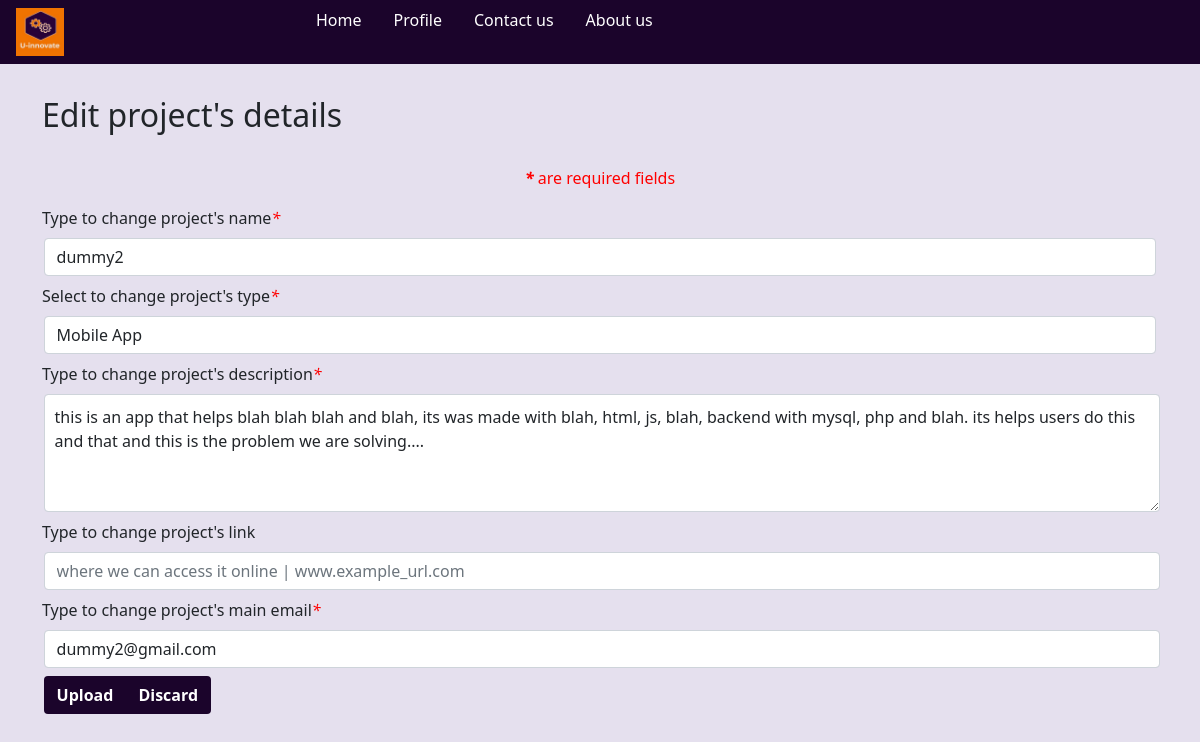
/app/edit_pro.php?project_id=19 (signed in), run on the app's committed database.
### tables this page shows
CREATE TABLE `Project` (
  `id` int(6) NOT NULL,
  `student_id` int(7) NOT NULL,
  `pro_name` varchar(50) NOT NULL,
  `type` varchar(50) NOT NULL,
  `pro_desc` text NOT NULL,
  `project_file` blob DEFAULT NULL,
  `project_email` varchar(100) NOT NULL,
  `pro_ext_link` varchar(100) DEFAULT NULL,
  `pro_reg_date` date NOT NULL DEFAULT current_timestamp()
);

### app/get_1_pro.php (called while the page is built, shortened)
<?php
  include("../config/connection.php");
  if( $_GET["project_id"]) {
    $pro_id = $_GET["project_id"];
    $query = "select * from Project where id=$pro_id;";
    $result = mysqli_query( $connObj, $query );
    if( mysqli_num_rows( $result ) == 1 ) {
      $project = mysqli_fetch_assoc( $result );
    }
    else { echo null; $project = null; }
  }
?>

### app/edit_pro.php (the view, shortened to what this page needs)
<?php
  include("./get_1_pro.php");
?>
<!doctype html>
<html lang="en">
  <head>
    <link rel="stylesheet" href="../css/bootstrap.min.css">
    <link rel="stylesheet" href="../css/style.css">
    <link rel="stylesheet" href="../css/head.css">
    <link rel="stylesheet" href="../css/pro_details.css">
    <link rel="stylesheet" href="../css/p_snippet.css">
  </head>
  <body>
    <header >
      <div class="container-fluid row" id="header" >
        <div class="col-md-3 col-sm-3 col-xs-3 bar" >
          <a href="./main.php" class="nav-link" >
            <img id="logo" src="../logo.png" alt="logo picture" />
          </a>
        </div>
        <div id="nav_large" class="col-md-9 col-sm-9 col-xs-9" >
          <ul class="nav" id="nav-link-bs"  >
            <li class="nav-item" >
              <a href="./main.php" class="nav-link" >Home</a>
            </li>
            <li class="nav-item" >
              <a href="./profile.php" class="nav-link" >Profile</a>
            </li>
            <li class="nav-item" >
              <a href="./contactus.php" class="nav-link" >Contact us</a>
            </li>
            <li class="nav-item" >
              <a href="./aboutus.php" class="nav-link" >About us</a>
            </li>
          </ul>
        </div>
      </div>
    </header>
    <div class="container" id="edit_project" >
      <h2 >Edit project's details</h2>
      <p class="error" >
        <i style="font-weight: bolder;" >*</i> are required fields
      </p>
      <form action="./edit_pro.php?project_id=<?php echo $project["id"]; ?>"  method="post" class="inline" enctype="multipart/form-data" >
        <label for="name" >Type to change project's name<i class="error" >*</i></label>
        <div class="form-group-inline" >
          <input class="form-control" type="text" value="<?php echo $project["pro_name"]; ?>" name="name" placeholder="Enter project name" required autofocus >
        </div>
        <label for="type" >Select to change project's type<i class="error" >*</i></label>
        <div class="form-group-inline">
          <select value="<?php echo $project["type"]; ?>" name="type" class="form-control" id="project_type" required>
            <option value="mobile app" >Mobile App</option>
          </select>
        </div>
        <label for="desc" >Type to change project's description<i class="error" >*</i></label>
        <div class="input-group" >
          <textarea class="form-control" name="desc" placeholder="Enter project description" style="padding: 10px;" rows="4" cols="30" required ><?php echo $project["pro_desc"]; ?></textarea>
        </div>
        <label for="ext_link" >Type to change project's link</label>
        <div class="input-group" >
          <input class="form-control" type="text" name="ext_link" placeholder="where we can access it online | www.example_url.com" value="<?php echo $project["pro_ext_link"]; ?>">
        </div>
        <label for="email" >Type to change project's main email<i class="error" >*</i></label>
        <div class="input-group" >
          <input class="form-control" type="email" name="pro_email" placeholder="project email | name@example.com" required value="<?php echo $project["project_email"]; ?>">
        </div>
        <div class="input-group" >
          <input class="btn" type="submit" value="Upload" name="save">
          <button class="btn" >
            <a href="./profile.php" >Discard </a>
          </button>
        </div>
      </form>
    </div>
  </body>
</html>

### css/style.css (style rules this page uses)
* { padding: 0em; margin: 0em; box-sizing: border-box; }
body { background-color: rgb(229, 224, 238); height: 100vh; position: relative; padding-bottom: 0; margin-bottom: 0; z-index: -1; }
h2 { margin: 1em 0em; }
#logo { width: 3em; height: auto; }
.input-group button, .input-group button a { background-color: rgb(27, 4, 43); font-weight: bold; color: rgb( 255, 255, 255); }
* { box-sizing: border-box; padding: 0em; margin: 0em; }
.container-fluid { margin: 0em; padding: 0em; }
header { padding: 0em; margin: 0em; background-color: rgb(27, 4, 43); }
#header div { display: inline; padding: 0em; margin: 0em }
header a { color: rgb( 255, 255, 255); }
a { text-decoration: none; }
.div_btn, input[type="submit"], input[type="reset"], #search_btn, #search_remove { color: white; background-color: rgb(27, 4, 43); font-weight: bold; }
button { background-color: rgb(27, 4, 43); color: rgb( 255, 255, 255); }
div { margin: .5em .1em; }
.error { color: red; text-align: center; }
#edit_project { border: .1em .1em 1em rgb( 27, 4, 43); margin: 1em auto; }

### css/head.css (style rules this page uses)
* { box-sizing: border-box; padding: 0em; margin: 0em; }
.container-fluid { margin: 0em; padding: 0em; }
#header div { display: inline; padding: 0em; margin: 0em }
a { text-decoration: none; }

### css/p_snippet.css (style rules this page uses)
img { width: 20%; padding: 0em; margin: 0em; }
input[type="submit"], #com_btn { color: white; background-color: rgb(27, 4, 43); }

### data on the page
project: name "dummy2", type "Mobile App", desc "this is an app that helps blah blah blah and blah, its was made with blah, html, js, blah, backend with mysql, php and blah. its helps users do this and that and this is the problem we are solving....", pro_email "dummy2@gmail.com"
